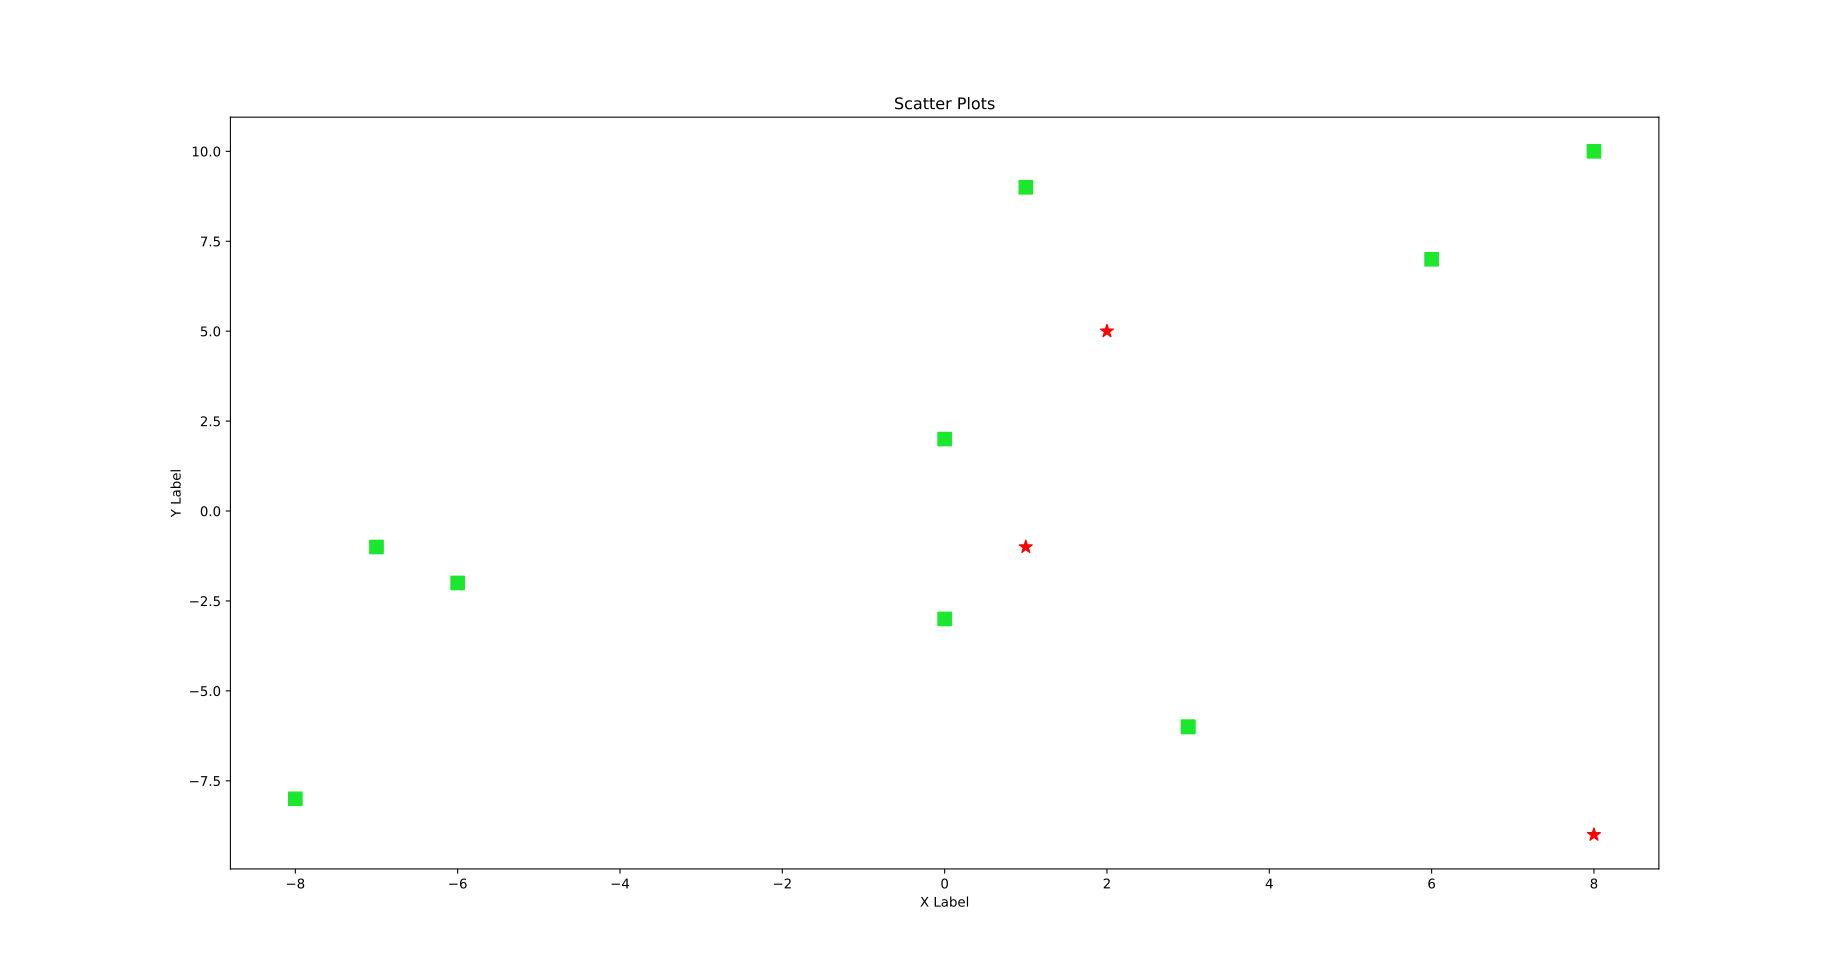

Reproduce this figure in Python.
# Date 16-06-2021

import matplotlib.pyplot as plt

x = [0, -8,  3,  6, -6,  1,  8,  0, -7,  3]
y = [2, -8, -6,  7, -2,  9, 10, -3, -1, -6]
x2 = [8, 2,  1]
y2 = [-9, 5, -1]

# [ 0, -8,  3,  6, -6,  1,  8,  0, -7,  3]
# [ 2, -3, -2, -9,  5,  4,  8,  0, -3, -1]

plt.scatter(x, y, color='#1BE82C', marker=',', s=100)
plt.scatter(x2, y2, color='r', marker='*', s=100)
#! plt.scatter(x, y, lable='skitscat', color='#1BE82C')

plt.xlabel('X Label')
plt.ylabel('Y Label')
plt.title('Scatter Plots')
# plt.legend()
plt.show()
